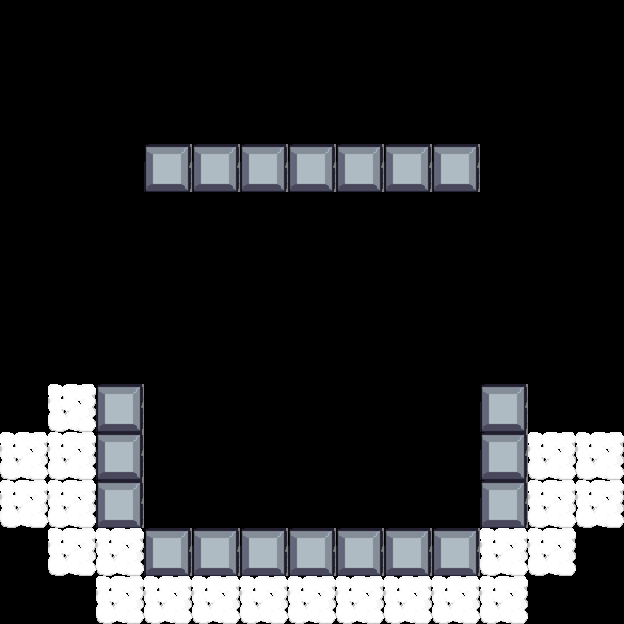

A level layout from a 2D game, rendered from its tile map. Below: a short description, then the map file with tile-grid data replaced by summaries:
An orthogonal 13x13 tile map with 48x48 px tiles, 1 tile layer (blocks), 3 tilesets and 63 objects (63x Spike).

<map version="1.10" tiledversion="1.10.2" orientation="orthogonal" renderorder="right-down" width="13" height="13" tilewidth="48" tileheight="48" infinite="0" nextlayerid="3" nextobjectid="91">
 <tileset firstgid="1" source="../Terrain.tsx" />
 <tileset firstgid="16" source="../Spike.tsx" />
 <tileset firstgid="17" source="../blocks2.tsx" />
 <layer id="1" name="blocks" width="13" height="13">
  <data>[169 cells, 42 non-empty, 2 distinct tile ids]</data>
 </layer>
 <objectgroup id="2" name="Objekts">
  <object id="1" type="Spike" gid="16" x="146.732" y="532.979" width="16" height="16">
   <properties>
    <property name="pattern" type="int" value="3" />
   </properties>
  </object>
  <object id="2" type="Spike" gid="16" x="161.732" y="531.979" width="16" height="16">
   <properties>
    <property name="pattern" type="int" value="3" />
   </properties>
  </object>
  <object id="3" type="Spike" gid="16" x="177.732" y="531.979" width="16" height="16">
   <properties>
    <property name="pattern" type="int" value="3" />
   </properties>
  </object>
  <object id="4" type="Spike" gid="16" x="195.232" y="532.479" width="16" height="16">
   <properties>
    <property name="pattern" type="int" value="3" />
   </properties>
  </object>
  <object id="5" type="Spike" gid="16" x="210.232" y="531.479" width="16" height="16">
   <properties>
    <property name="pattern" type="int" value="3" />
   </properties>
  </object>
  <object id="6" type="Spike" gid="16" x="226.232" y="531.479" width="16" height="16">
   <properties>
    <property name="pattern" type="int" value="3" />
   </properties>
  </object>
  <object id="7" type="Spike" gid="16" x="242.232" y="532.479" width="16" height="16">
   <properties>
    <property name="pattern" type="int" value="3" />
   </properties>
  </object>
  <object id="8" type="Spike" gid="16" x="257.232" y="531.479" width="16" height="16">
   <properties>
    <property name="pattern" type="int" value="3" />
   </properties>
  </object>
  <object id="9" type="Spike" gid="16" x="273.232" y="531.479" width="16" height="16">
   <properties>
    <property name="pattern" type="int" value="3" />
   </properties>
  </object>
  <object id="10" type="Spike" gid="16" x="290.232" y="532.479" width="16" height="16">
   <properties>
    <property name="pattern" type="int" value="3" />
   </properties>
  </object>
  <object id="11" type="Spike" gid="16" x="305.232" y="531.479" width="16" height="16">
   <properties>
    <property name="pattern" type="int" value="3" />
   </properties>
  </object>
  <object id="12" type="Spike" gid="16" x="321.232" y="531.479" width="16" height="16">
   <properties>
    <property name="pattern" type="int" value="3" />
   </properties>
  </object>
  <object id="13" type="Spike" gid="16" x="340.102" y="529.854" width="16" height="16">
   <properties>
    <property name="pattern" type="int" value="3" />
   </properties>
  </object>
  <object id="14" type="Spike" gid="16" x="355.102" y="528.854" width="16" height="16">
   <properties>
    <property name="pattern" type="int" value="3" />
   </properties>
  </object>
  <object id="15" type="Spike" gid="16" x="371.102" y="528.854" width="16" height="16">
   <properties>
    <property name="pattern" type="int" value="3" />
   </properties>
  </object>
  <object id="16" type="Spike" gid="16" x="388.602" y="529.354" width="16" height="16">
   <properties>
    <property name="pattern" type="int" value="3" />
   </properties>
  </object>
  <object id="17" type="Spike" gid="16" x="403.602" y="528.354" width="16" height="16">
   <properties>
    <property name="pattern" type="int" value="3" />
   </properties>
  </object>
  <object id="18" type="Spike" gid="16" x="419.602" y="528.354" width="16" height="16">
   <properties>
    <property name="pattern" type="int" value="3" />
   </properties>
  </object>
  <object id="19" type="Spike" gid="16" x="435.602" y="529.354" width="16" height="16">
   <properties>
    <property name="pattern" type="int" value="3" />
   </properties>
  </object>
  <object id="20" type="Spike" gid="16" x="450.602" y="528.354" width="16" height="16">
   <properties>
    <property name="pattern" type="int" value="3" />
   </properties>
  </object>
  <object id="21" type="Spike" gid="16" x="466.602" y="528.354" width="16" height="16">
   <properties>
    <property name="pattern" type="int" value="3" />
   </properties>
  </object>
  <object id="34" type="Spike" gid="1073741840" x="336.33" y="203.886" width="16" height="16">
   <properties>
    <property name="pattern" type="int" value="3" />
   </properties>
  </object>
  <object id="35" type="Spike" gid="1073741840" x="351.33" y="204.886" width="16" height="16">
   <properties>
    <property name="pattern" type="int" value="3" />
   </properties>
  </object>
  <object id="36" type="Spike" gid="1073741840" x="367.33" y="204.886" width="16" height="16">
   <properties>
    <property name="pattern" type="int" value="3" />
   </properties>
  </object>
  <object id="37" type="Spike" gid="1073741840" x="384.83" y="204.386" width="16" height="16">
   <properties>
    <property name="pattern" type="int" value="3" />
   </properties>
  </object>
  <object id="38" type="Spike" gid="1073741840" x="399.83" y="205.386" width="16" height="16">
   <properties>
    <property name="pattern" type="int" value="3" />
   </properties>
  </object>
  <object id="39" type="Spike" gid="1073741840" x="415.83" y="205.386" width="16" height="16">
   <properties>
    <property name="pattern" type="int" value="3" />
   </properties>
  </object>
  <object id="40" type="Spike" gid="1073741840" x="431.83" y="204.386" width="16" height="16">
   <properties>
    <property name="pattern" type="int" value="3" />
   </properties>
  </object>
  <object id="41" type="Spike" gid="1073741840" x="446.83" y="205.386" width="16" height="16">
   <properties>
    <property name="pattern" type="int" value="3" />
   </properties>
  </object>
  <object id="42" type="Spike" gid="1073741840" x="462.83" y="205.386" width="16" height="16">
   <properties>
    <property name="pattern" type="int" value="3" />
   </properties>
  </object>
  <object id="55" type="Spike" gid="16" x="340.14" y="145.873" width="16" height="16">
   <properties>
    <property name="pattern" type="int" value="3" />
   </properties>
  </object>
  <object id="56" type="Spike" gid="16" x="355.14" y="144.873" width="16" height="16">
   <properties>
    <property name="pattern" type="int" value="3" />
   </properties>
  </object>
  <object id="57" type="Spike" gid="16" x="371.14" y="144.873" width="16" height="16">
   <properties>
    <property name="pattern" type="int" value="3" />
   </properties>
  </object>
  <object id="58" type="Spike" gid="16" x="388.64" y="145.373" width="16" height="16">
   <properties>
    <property name="pattern" type="int" value="3" />
   </properties>
  </object>
  <object id="59" type="Spike" gid="16" x="403.64" y="144.373" width="16" height="16">
   <properties>
    <property name="pattern" type="int" value="3" />
   </properties>
  </object>
  <object id="60" type="Spike" gid="16" x="419.64" y="144.373" width="16" height="16">
   <properties>
    <property name="pattern" type="int" value="3" />
   </properties>
  </object>
  <object id="61" type="Spike" gid="16" x="435.64" y="145.373" width="16" height="16">
   <properties>
    <property name="pattern" type="int" value="3" />
   </properties>
  </object>
  <object id="62" type="Spike" gid="16" x="450.64" y="144.373" width="16" height="16">
   <properties>
    <property name="pattern" type="int" value="3" />
   </properties>
  </object>
  </objectgroup>
</map>
<!-- 25 of 63 objects omitted -->
